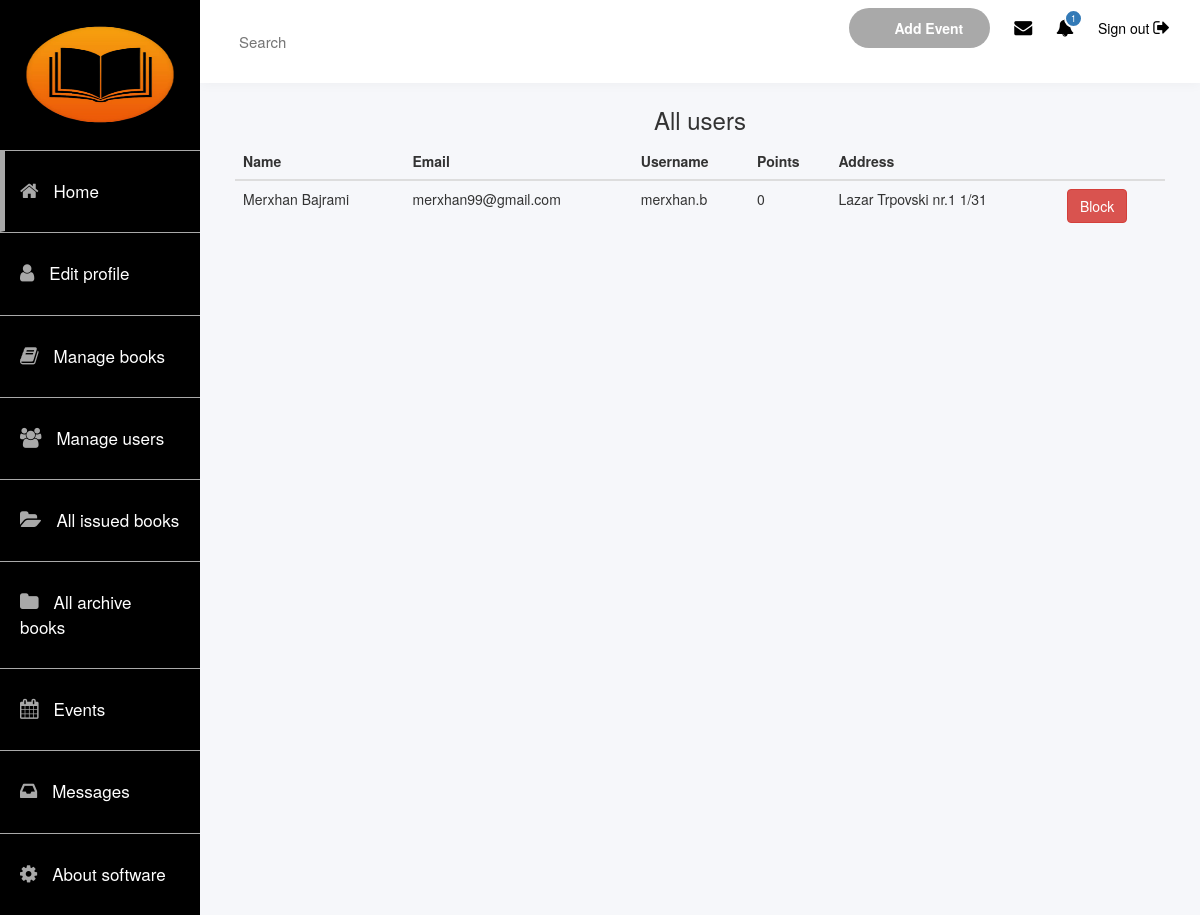
Screenshot of /library/manage-users/ with the database file from the repository.
### app/models.py (models this page shows, shortened)
class User(models.Model):
    name = models.CharField(max_length=100)
    email = models.CharField(max_length=200)
    username = models.CharField(max_length=50)
    password = models.CharField(max_length=200)
    points = models.IntegerField(default=0)
    address = models.CharField(max_length=200)
    is_admin = models.BooleanField(default=False)

### app/views.py (the view)
# urls.py: path('manage-users/', views.manage_users, name="manage_users"),
def manage_users(request):
    m = Message.objects.filter(marked=False).count()
    users = User.objects.all()
    user = User.objects.filter(username=request.session.get('username')).first()
    inbox = alert.objects.filter(user=user, is_read=False)
    data = []
    for u in users:
        if not u.username == 'admin':
            data.append(u)
    context = {
        'users': data,
        'length':m,
        'total_inbox':len(inbox),
    }
    return render(request, 'admin_users.html', context=context)

### app/templates/admin_users.html
{% extends 'admin.html' %}
{% block content %}
         <div class="user-dashboard">
                        <div class="row mb-5">
                            <h3 style="text-align: center;">All users</h3>
                            <div class="col-md-12 col-sm-12 col-xs-12 gutter">
                                <table class="table">
                                      <thead class="thead">
                                        <tr>
                                          <th scope="col">Name</th>
                                          <th scope="col">Email</th>
                                          <th scope="col">Username</th>
                                          <th scope="col">Points</th>
                                          <th scope="col">Address</th>
                                          <th scope="col"></th>
                                        </tr>
                                      </thead>
                                      <tbody>
                                      {% for u in users %}
                                        <tr>
                                          <td>{{u.name}}</td>
                                          <td>{{u.email}}</td>
                                          <td>{{u.username}}</td>
                                           <td>{{u.points}}</td>
                                            <td>{{u.address}}</td>
                                            <td><a href="{% url 'block' u.id %}" class="btn btn-danger">Block</a></td>
                                        </tr>
                                      {% endfor %}
                                      </tbody>
                                    </table>
                            </div>
                        </div>
        </div>
{% endblock %}

### app/static/css/admin.css (style rules this page uses)
a:focus,a:hover,a { outline:none; text-decoration: none; }
.home { background: #f6f7fa; }
.user-dashboard { padding: 0 20px; }

### rows the page displays
User: name "Merxhan Bajrami", email "merxhan99@gmail.com", username "merxhan.b", points "0", address "Lazar Trpovski nr.1 1/31"

### other values shown
{{ length }} "1"
